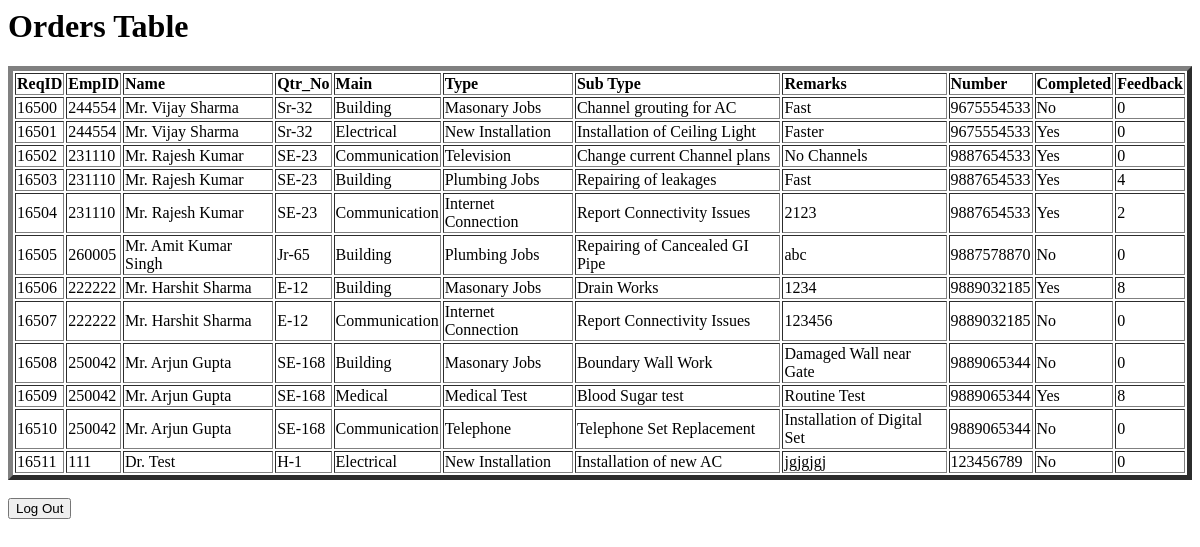
Before: /orderadmin with the older database file.
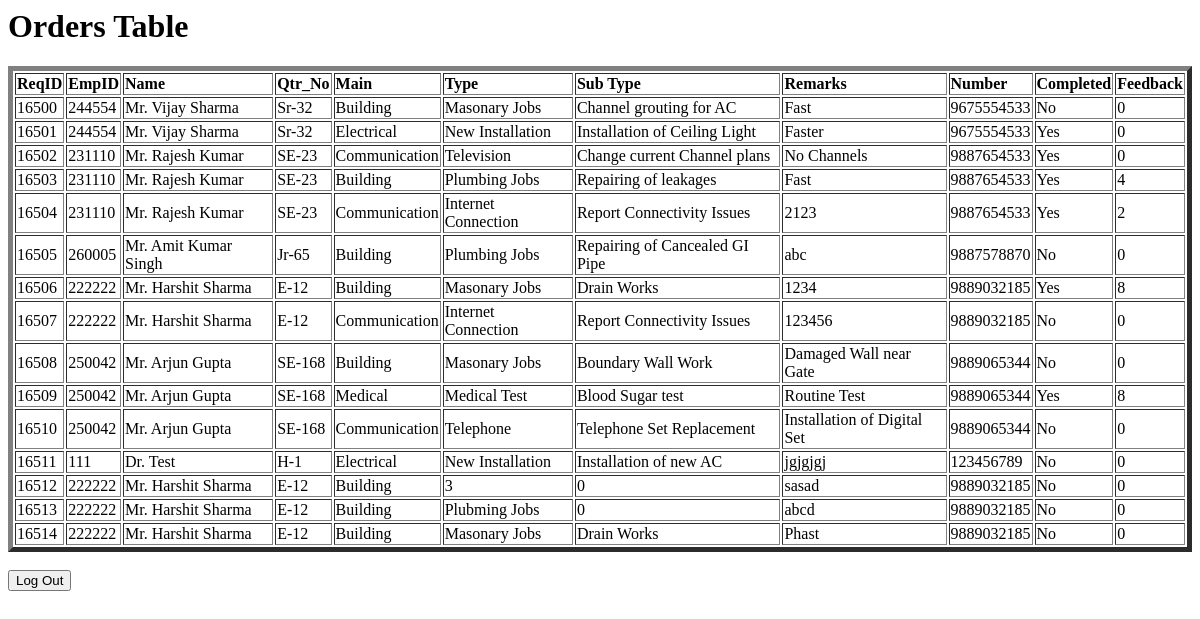
After: the same page with the newer database file.
### tables this page shows
CREATE TABLE `Orders` (`ReqID`, `EmpID`, `Name`, `Qtr`, `Main`, `Type`, `SType`, `Remarks`, `Number`, `Completed`, `Feedback`);

### project.py (the view)
@app.route('/orderadmin')
def adminview():
	con = sqlite3.connect("data.sqlite")
	con.row_factory= sqlite3.Row
	cur=con.cursor()
	cur.execute("Select * from Orders")
	rows=cur.fetchall()
	return render_template('adminview.html',rows=rows)

### templates/adminview.html (shortened to what this page needs)
<html>
<head>
</head>
   <body>
      <h1>Orders Table</h1>
      <table border =5>
      	<thead>
                  <td><b>ReqID</b></td>
      		<td><b>EmpID</b></td>
      		<td><b>Name</b></td>
      		<td><b>Qtr_No</b></td>
                  <td><b>Main</b></td>
                  <td><b>Type</b></td>
                  <td><b>Sub Type</b></td>
                  <td><b>Remarks</b></td>
      		<td><b>Number</b></td>
      		<td><b>Completed</b></td>
                  <td><b>Feedback</b></td>
      	</thead>
      	{% for row in rows %}
      	<tr>
      		<td> {{row[0]}}</td>
      		<td> {{row[1]}}</td>
      		<td> {{row[2]}}</td>
      		<td> {{row[3]}}</td>
      		<td> {{row[4]}}</td>
      		<td> {{row[5]}}</td>
                  <td> {{row[6]}}</td>
                  <td> {{row[7]}}</td>
                  <td> {{row[8]}}</td>
                  <td> {{row[9]}}</td>
                  <td> {{row[10]}}</td>
      	</tr>
      	{% endfor %}
      </table>
      <br>
      <form action="/" method="=GET">
            <input type="submit" Value="Log Out">
      </form>
   </body>
</html>

Changed rows visible on the page:
added Orders: ReqID "16512", EmpID "222222", Name "Mr. Harshit Sharma", Qtr "E-12", Main "Building", Type "3", SType "0", Remarks "sasad", Number "9889032185", Completed "No", Feedback "0"
added Orders: ReqID "16513", EmpID "222222", Name "Mr. Harshit Sharma", Qtr "E-12", Main "Building", Type "Plubming Jobs", SType "0", Remarks "abcd", Number "9889032185", Completed "No", Feedback "0"
added Orders: ReqID "16514", EmpID "222222", Name "Mr. Harshit Sharma", Qtr "E-12", Main "Building", Type "Masonary Jobs", SType "Drain Works", Remarks "Phast", Number "9889032185", Completed "No", Feedback "0"
